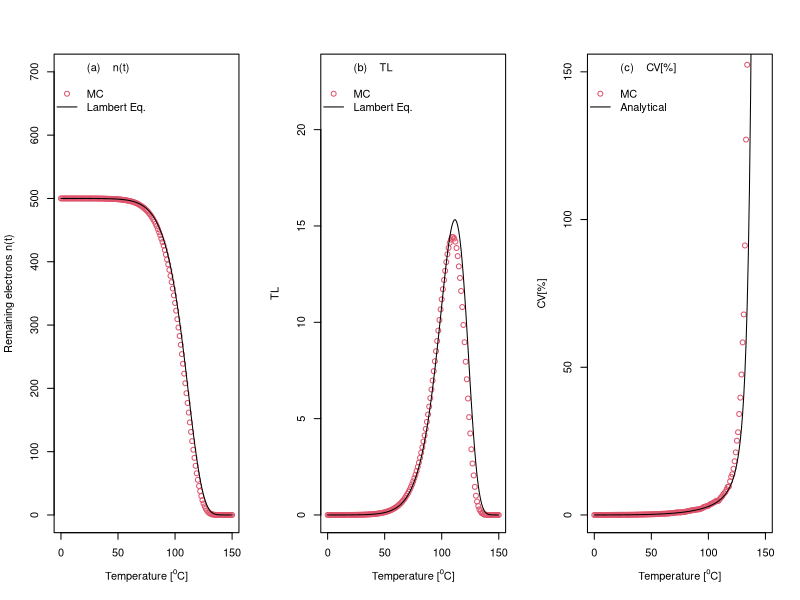

This chart was generated by the following R code:
rm(list = ls(all=T))
options(warn=-1)
library(matrixStats)
mcruns<-100
n0<-500
s<-1e12
E<-1
kb<-8.617e-5
tmax<-150
deltat<-1
times<-seq(0,tmax,deltat)
nMatrix<-TLMatrix<-matrix(NA,nrow=length(times),ncol=mcruns)
nMC<-TL<-rep(NA,length(times))
system.time(
  for (j in 1:mcruns){
    n<-n0
    for (t in 1:length(times)){
      vec<-rep(runif(n))
      P<-s*exp(-E/(kb*(t+273)))*deltat
      n<-length(vec[vec>P])
      nMC[t]<-n
      TL[t]<-n*P}
    nMatrix[,j]<-nMC
    TLMatrix[,j]<-TL
  })
#Find average n(t),average CW-OSL signal and CV[%]
avgn<-rowMeans(nMatrix)
avgTL<-rowMeans(TLMatrix)
sd<-rowSds(TLMatrix)
cv<-100*sd/avgTL
## Calculate the analytical error of TL in first order peak
x1<-times+273
k<-function(u) {integrate(function(p){s*exp(-E/(kb*p))},
                          273,u)[[1]]}
y1<-lapply(x1,k)
x<-unlist(x1)
y<-unlist(y1)
errn<-sqrt(n0*(exp(-y)-exp(-2*y)))
nanalyt<-n0*exp(-y)
TLanalyt<-n0*s*exp(-E/(kb*x))*exp(-y)
# plots
par(mfrow=c(1,3))
pch<-c(NA,NA,1,NA)
lty<-c(NA,NA,NA,"solid")
col<-c(NA,NA,2,1)
plot(times,avgn,ylab="Remaining electrons n(t)",
     col=2,xlab=expression("Temperature ["^"o"*"C]"),ylim=c(0,700))
lines(x-273,nanalyt,col=1)
legend("topleft",bty="n",c("(a)    n(t)"," ","MC",
                           "Lambert Eq."),pch=pch,lty=lty,col=col)
plot(times,avgTL,ylab="TL",
     col=2,xlab=expression("Temperature ["^"o"*"C]"),ylim=c(0,23))
lines(x-273,TLanalyt,col=1)
legend("topleft",bty="n",c("(b)    TL"," ","MC",
                           "Lambert Eq."),pch=pch,lty=lty,col=col)
plot(times,cv,ylab="CV[%]",ylim=c(0,150),
     col=2,xlab=expression("Temperature ["^"o"*"C]"))
lines(x-273,100*errn*s*exp(-E/(kb*x))/TLanalyt,col=1)
legend("topleft",bty="n",c("(c)    CV[%]"," ","MC",
                           "Analytical"), pch=pch,lty=lty,col=col)